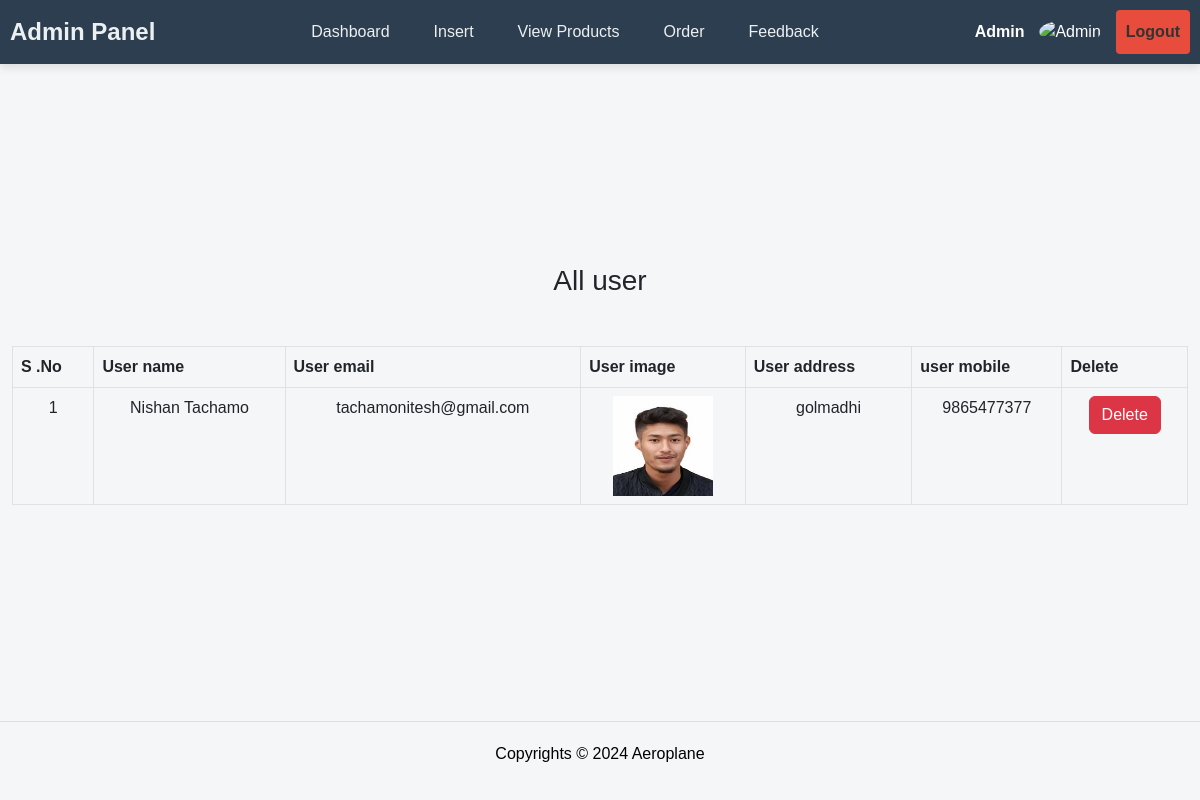
Page /admin/list_user.php (signed in) on the committed database.
### tables this page shows
CREATE TABLE `tbl_customer` (
  `id` int(11) NOT NULL,
  `name` varchar(255) NOT NULL,
  `address` text NOT NULL,
  `city` varchar(30) NOT NULL,
  `country` varchar(30) NOT NULL,
  `zip` varchar(30) NOT NULL,
  `phone` varchar(30) NOT NULL,
  `email` varchar(255) NOT NULL,
  `pass` varchar(32) NOT NULL,
  `user_image` varchar(255) NOT NULL,
  `verification_code` int(11) NOT NULL,
  `email_verified` int(11) NOT NULL DEFAULT 0
);

### admin/list_user.php (the view, shortened to what this page needs)
<?php
include("header1.php");
include ("../include/connect_db.php");
?>
<section class="section-gaps list-order">
    <div class="container">
        <?php
        $get_user = "SELECT * FROM `tbl_customer`";
        $result = mysqli_query($conn, $get_user);
        $row = mysqli_num_rows($result);
        if ($row == 0) {
            echo "<h1 class='heading text-center'>No User Found!</h1>";
        } else {
            echo "
        <h3 class='text-center heading'>All user</h3>
            <table class='table table-bordered mt-5'>
                    <thead>
                        <tr>
                            <th>S .No</th>
                            <th>User name</th>
                            <th>User email</th>
                            <th>User image</th>
                            <th>User address</th>
                            <th>user mobile</th>
                            <th>Delete</th>
                        </tr>
                    </thead>
                    <tbody>";
            $number = 0;
            while ($row = mysqli_fetch_assoc($result)) {
                $user_id = $row['id'];
                $user_name = $row['name'];
                $user_email = $row['email'];
                $user_image = $row['user_image'];
                $user_address = $row['address'];
                $user_mobile = $row['phone'];
                $number++;
                echo "
                <tr class='text-center'>
                    <td data-label='S. No'>$number</td>
                    <td data-label='User name'>$user_name</td>
                    <td data-label='User email'>$user_email</td>
                    <td data-label='User image'><img src='../user_area/user_image/$user_image' height='100' width='100' alt='$user_name'/></td>
                    <td data-label='User address'>$user_address</td>
                    <td data-label='User mobile'>$user_mobile</td>
                    <td data-label='Delete'>
                        <a href='list_user.php?user_id=$user_id' class='btn btn-danger' onclick=\"return confirm('Are you sure you want to delete this user?')\">Delete</a>
                    </td>
                </tr>
                ";
            }
            echo "</tbody></table>";
        }
        ?>
    </div>
</section>
<?php include("footer1.php");?>

### admin/style1.css (style rules this page uses)
.container { max-width: 1200px; margin: 0 auto; }
body { font-family: Arial, sans-serif; background-color: #f4f6f8; }
section { margin-top: 100px; margin-bottom: 100px; }
.section-gaps { padding: 100px 0; }

### rows in the picture
tbl_customer: name "Nishan Tachamo", email "tachamonitesh@gmail.com", user_image (picture), address "golmadhi", phone "9865477377"
